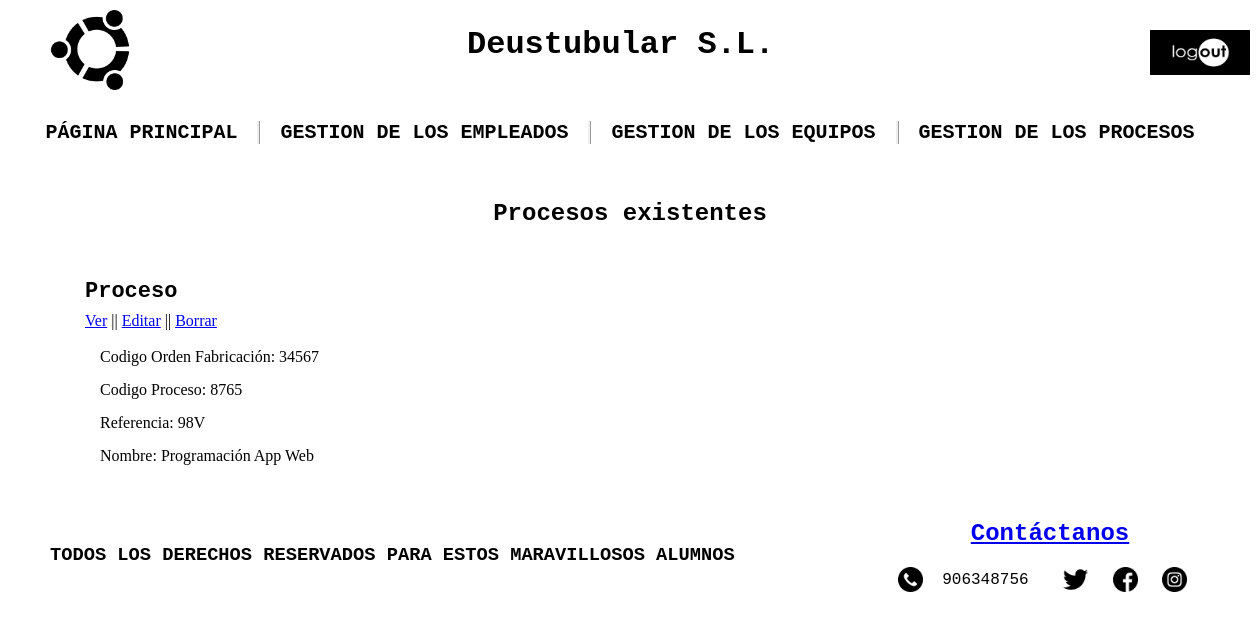
The app's page /appProduccion/produccion/procesos/, older data.
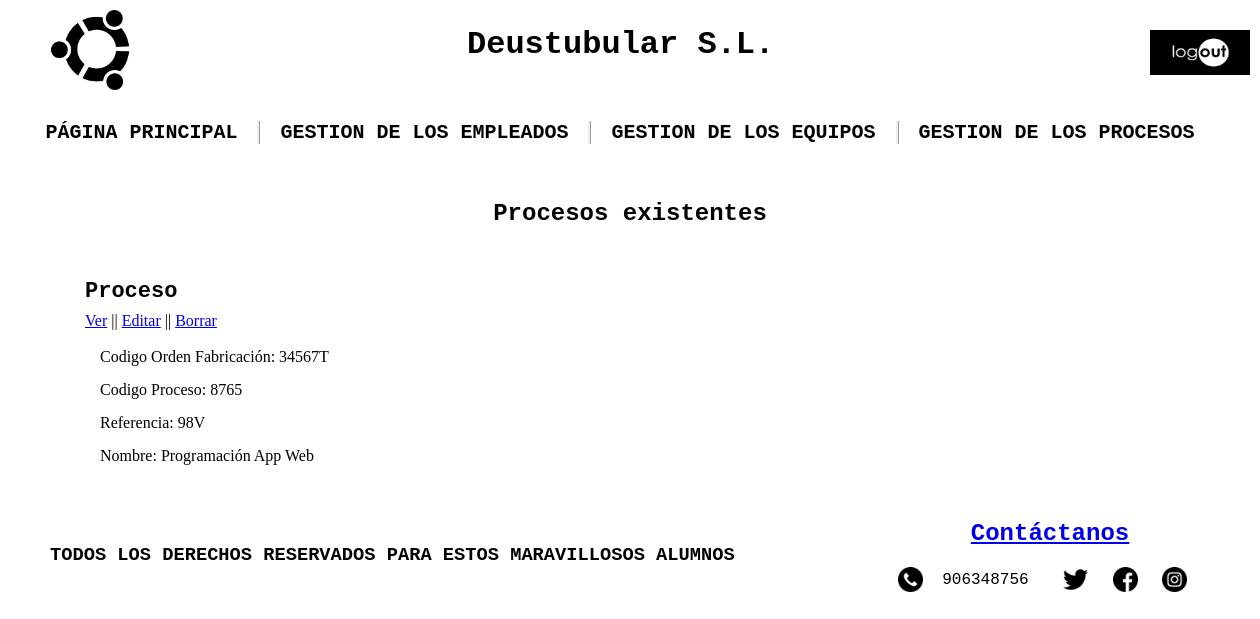
The same page, newer data.
### appProduccion/models.py (models this page shows, shortened)
class Proceso(models.Model):
    codigo_orden_fabricacion = models.CharField(max_length=75)
    """codigo_proceso Mezcla numeros y letras"""
    codigo_proceso = models.CharField(primary_key=True, max_length=75)
    nombre_proceso = models.CharField(max_length=100)
    """ref Mezcla numeros y letras"""
    referencia = models.CharField(max_length=75)
    fecha_inicio = models.DateField(default="01/01/1990")
    fecha_fin = models.DateField(default="01/01/1990")
    equipo = models.ForeignKey(Equipo, on_delete=models.CASCADE)
    empleados = models.ManyToManyField(Empleado)
    activo = models.BooleanField(default=False)

### appProduccion/views.py (the view)
# urls.py: path('produccion/procesos/', views.ProcesoListView.as_view(), name='proceso_list'),
class ProcesoListView(ListView):
    model = Proceso
    template_name = 'proceso_list.html'
    queryset = Proceso.objects.order_by('codigo_proceso')
    def get_context_data(self, **kwargs):
        context = super(ProcesoListView, self).get_context_data(**kwargs)
        context['titulo_pagina'] = 'Procesos existentes'
        return context

### appProduccion/Templates/proceso_list.html
{% extends "base.html" %}
{% block contenido %}
<ul class="lista">
    {% for pro in proceso_list %}
    <li>
        <p class="mar-inferior p-lista">Proceso</p>
        <div class="mar-inferior">
            <a href="{% url 'proceso_detail' pro.codigo_proceso %}">Ver</a> ||
            <a href="{% url 'proceso_edit' pro.codigo_proceso %}">Editar</a> ||
            <a href="{% url 'proceso_delete' pro.codigo_proceso %}">Borrar</a>
        </div>
        <ul class="listas">
            <li>Codigo Orden Fabricación: {{ pro.codigo_orden_fabricacion }}</li><br>
            <li>Codigo Proceso: {{ pro.codigo_proceso }}</li><br>
            <li>Referencia: {{ pro.referencia }}</li><br>
            <li>Nombre: {{ pro.nombre_proceso }}</li>
        </ul>
    </li>
    {% endfor %}
</ul>
{% endblock %}

Row changes from the older to the newer data that the page shows:
changed Proceso "Programación App Web": codigo_orden_fabricacion "34567" → "34567T"
